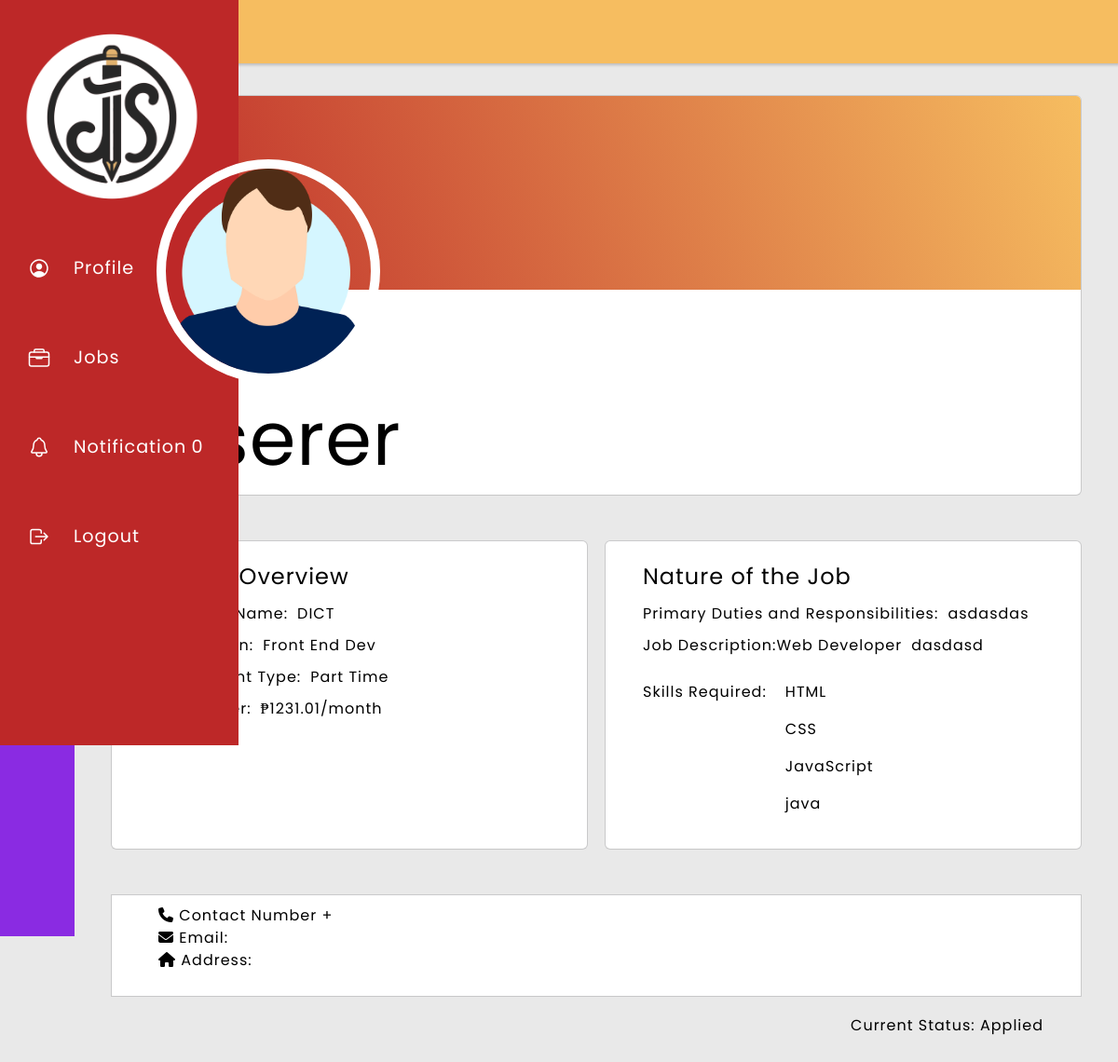
The app's page /applicant-view-job/21/ (signed in) with its own data.
### main/models.py (models this page shows, shortened)
class Job_Post(models.Model):
    profile = models.ForeignKey(Profile, on_delete=models.CASCADE, null=True, related_name='job_posts')
    title = models.CharField(max_length=255)
    company_name = models.CharField(max_length=255)
    job_position = models.CharField(max_length=255)
    address = models.CharField(max_length=255)
    PART_TIME = 'Part Time'
    FULL_TIME = 'Full Time'
    EMPLOYMENT_TYPE_CHOICES = [
        (PART_TIME, 'Part Time'),
        (FULL_TIME, 'Full Time'),
    ]
    employment_type = models.CharField(
        max_length=20,
        choices=EMPLOYMENT_TYPE_CHOICES,
        default=FULL_TIME,
    )
    salary_offer = models.DecimalField(max_digits=10, decimal_places=2)
    primary_duties = models.TextField()
    job_description = models.TextField()
    field_of_expertise = models.ManyToManyField('Field_of_Expertise', blank=True)
    skills_recommended = models.ManyToManyField('Skill', blank=True)
    created_at = models.DateTimeField(auto_now_add=True)

class Field_of_Expertise(models.Model):
    name = models.CharField(max_length=255, unique=True)

class Skill(models.Model):
    name = models.CharField(max_length=255, unique=True)

class Job_Application(models.Model):
    APPLIED = 'applied'
    ACCEPTED = 'accepted'
    REJECTED = 'rejected'
    STATUS_CHOICES = [
        (APPLIED, 'Applied'),
        (ACCEPTED, 'Accepted'),
        (REJECTED, 'Rejected'),
    ]
    user = models.ForeignKey(User, on_delete=models.CASCADE, default=User.objects.first().id)
    job_post = models.ForeignKey(Job_Post, on_delete=models.CASCADE)
    status = models.CharField(max_length=255, choices=STATUS_CHOICES, default=APPLIED)
    timestamp = models.DateTimeField(auto_now_add=True)

### main/views.py (the view)
# urls.py: path('applicant-view-job/<int:job_post_id>/', views.applicantViewJob, name='applicantViewJob'),
@login_required
@user_passes_test(is_applicant, login_url='/unauthorized_access/')
def applicantViewJob(request, job_post_id):
    job_post = get_object_or_404(Job_Post, id=job_post_id)
    user = request.user
    application = Job_Application.objects.filter(user=user, job_post=job_post).first()
    if application:
        current_status = application.get_status_display()
    else:
        if request.method == 'POST':
            Job_Application.objects.create(user=user, job_post=job_post)
            return redirect('applicant-view-job', job_post_id=job_post.id)
        current_status = None
    unread_notification_count = Notifications.objects.filter(user=user, read=False).count()
    return render(
        request,
        "main/Applicant/applicant-view-ad.html",
        {
            'job_post': job_post,
            'unread_notification_count': unread_notification_count,
            'current_status': current_status,
        }
    )

### main/views.py (called while the page is built)
def is_applicant(user):
    return user.profile.user_type == 'Applicant' if hasattr(user, 'profile') else False

### main/templates/main/Applicant/applicant-view-ad.html (shortened to what this page needs)
{% load static %}
<html>
    <head>
        <link rel="stylesheet" href="https://cdn.jsdelivr.net/npm/bootstrap@4.0.0/dist/css/bootstrap.min.css">
        <link rel="stylesheet" type="text/css" href="{% static 'css/company-profile.css' %}">
    </head>
    <body>
        <div class="main-container">
            <div class="flex-container">
                <div class="popup-nav">
                    <div class="logo">
                        <img src="{% static 'img/JobPortal Logo Emblem White-BG.png' %}" alt="Cosmedic">
                    </div>
                    <ul class="navbar-nav">
                        <li class="nav-item">
                            <a href="{% url 'applicantProfile' %}" class="nav-link">
                                <ion-icon name="person-circle-outline"></ion-icon>
                                <span class="nav-text">Profile</span>
                            </a>
                        </li>
                        <li class="nav-item">
                            <a href="{% url 'applicantHome' %}" class="nav-link">
                                <ion-icon name="briefcase-outline"></ion-icon>
                                <span class="nav-text">Jobs</span>
                            </a>
                        </li>
                        <li class="nav-item">
                            <a href="{% url 'applicantNotif' %}" class="nav-link">
                                <ion-icon name="notifications-outline"></ion-icon>
                                <span class="nav-text">Notification</span>
                                <span class="nav-text">{{ unread_notification_count }}</span>
                            </a>
                        </li>
                        <li class="nav-item">
                            <a href=""  class="nav-link" data-toggle="modal" data-target="#logoutModal">
                                <ion-icon name="log-out-outline"></ion-icon>
                                <span class="nav-text">Logout</span>
                            </a>
                        </li>
                    </ul>
                </div>
            </div>
            <div class="right-container">
                <div class="profile-header">
                    <span>Profile</span>
                </div>
                <div class="profile-container">
                    <div class="flex-profile">
                        <div class="name">
                            <div class="top-design"></div>
                            <div class="pic-container">
                                {% if job_post.profile.profile_pic %}
                                    <img class="profile-pic pic" src="{{ job_post.profile.profile_pic.url }}" alt="Profile Picture">
                                {% else %}
                                    <img class="profile-pic pic" src="{% static 'img/placeholder.png' %}" alt="Profile Picture">
                                {% endif %}
                            </div>
                            <span class="profile-name">{{ job_post.title }}</span>
                        </div>
                        <div class="flex-personal-info">
                            <div class="peronal-info-container">
                                <span class="profile-info-h1">Job Ad Overview</span>
                                <div class="info-container">
                                    <span class="profile-info-h2">Company Name: </span>
                                    <span class="profile-info">{{ job_post.company_name }}</span>
                                </div>
                                <div class="info-container">
                                    <span class="profile-info-h2">Job Position: </span>
                                    <span class="profile-info">{{ job_post.job_position }}</span>
                                </div>
                                <div class="info-container">
                                    <span class="profile-info-h2">Employment Type: </span>
                                    <span class="profile-info">{{ job_post.employment_type }}</span>
                                </div>
                                <div class="info-container">
                                    <span class="profile-info-h2">Salary Offer: </span>
                                    <span class="profile-info">₱{{ job_post.salary_offer }}/month</span>
                                </div>
                            </div>
                            <div class="peronal-exp-container">
                                <span class="profile-info-h1">Nature of the Job</span>
                                <div class="info-container">
                                    <span class="profile-info-h2">Primary Duties and Responsibilities: </span>
                                    <span class="profile-info">{{ job_post.primary_duties }}</span>
                                </div>
                                <div class="info-container">
                                    <span class="profile-info-h2">Job Description: </span>
                                    {% for field_of_expertise in job_post.field_of_expertise.all %}
                                        <p class="tag">{{ field_of_expertise.name }}</p>
                                    {% endfor %}
                                    <span class="profile-info">{{ job_post.job_description }}</span>
                                </div>
                                <div class="info-container">
                                    <span class="profile-info-h2">Skills Required: </span>
                                    <div class="tags" id="job-tags-container">
                                        {% for skill_recommended in job_post.skills_recommended.all %}
                                            <p class="tag">{{ skill_recommended.name }}</p>
                                        {% endfor %}
                                    </div>
                                </div>
                            </div>
                        </div>
                        <div class="contact-container">
                            <ul>
                                <li>
                                    <span class="icon"><i class="fa fa-phone" aria-hidden="true"></i>
                                    </span>
                                    <span class="text">Contact Number</span>
                                    <span class="text">+{{ job_post.profile.phone_number }}</span>
                                </li>
                                <li>
                                    <span class="icon"><i class="fa fa-envelope" aria-hidden="true"></i>
                                    </span>
                                    <span class="text">Email: </span>
                                </li>
                                <li>
                                    <span class="icon"><i class="fa fa-home" aria-hidden="true"></i></span>
                                    <span class="text">Address: </span>
                                </li>
                             </ul>
                        </div>
                    </div>
                    <div class="flex-edit">
                        <div class="edit-container">
                            <a>
                                {% if current_status %}
                                    <p>Current Status: {{ current_status }}</p>
                                {% else %}
                                    <form method="post" action="{% url 'applicantViewJob' job_post.id %}">
                                        {% csrf_token %}
                                        <button type="submit">Apply for this job</button>
                                    </form>
                                {% endif %}
                            </a>
                        </div>
                    </div>
                </div>
            </div>
    </body>
</html>

### main/static/css/company-profile.css (style rules this page uses)
body { padding: 0; margin: 0; color: #000; background: #e9e9e9; font-family: Poppins; letter-spacing: 1px; }
.main-container { position: relative; width: 100%; height: 1005px; margin: 0 auto; }
.flex-container { position: fixed; display: flex; width: 5rem; height: 1005px; padding: 0; background: blueviolet; transition: 2s; }
.popup-nav { margin: 0; width: 5rem; height: 100vh; position: fixed; background-color: #bd2828; transition: 1s ease; font-size: 1.2rem; }
.navbar-nav { list-style: none; padding: 0; margin: 0; display: flex; flex-direction: column; align-items: center; }
.logo img { position: relative; margin: 10px 0 0 5px; padding-left: 0; max-width:100%; width: 90%; height: auto; transform: scale(1,1); }
.nav-item { width: 100%; margin: 0 0 0 10px; padding: 0 5px; }
.nav-link { display: flex; align-items: center; height: 6rem; color: #fff; text-decoration: none; transition: 2s; }
.nav-text { display: none; margin-left: 5px; transition: 2s; }
.nav-link ion-icon { font-size: 1.5rem; min-width: 2rem; margin: 0 1rem; }
.right-container { margin-left: 5rem; width: cal(100%-5rem); height: 100%; max-height: 5000px; transition: .5s; }
.profile-header { padding: 10px 20px; background: #f6bd60; box-shadow: 0px 0px 3px 2px rgba(0,0,0,0.2); }
.profile-header span { margin: 0 30px; font-size: 2rem; }
.profile-container { width: max(50%,cal(100%-5rem)); height: 900px; margin: 5px 0; padding: 30px; background: #e9e9e9; }
.name { width: cal(100%-5rem); margin: 0 10px 30px; background: #fff; border-radius: 5px; box-shadow: rgba(0, 0, 0, 0.02) 0px 1px 3px 0px, rgba(27, 31, 35, 0.15) 0px 0px 0px 1px; }
.top-design { width: 100%; height: 13rem; margin: 0 0 100px 0; background: linear-gradient(70deg, #bd2828, #f6bd60); border-top-right-radius: 5px; border-top-left-radius: 5px; }
.profile-pic { position: absolute; left: 14%; top: 17%; width: 15rem; height: 15rem; border: solid 10px #fff; border-radius: 50%; background-repeat: no-repeat; background-position: center center; background-size: cover }
.profile-name { margin: 0 50px; font-size: 5rem; }
.contact-container { margin: 0 10px; padding: 10px; background: #fff; box-shadow: rgba(0, 0, 0, 0.02) 0px 1px 3px 0px, rgba(27, 31, 35, 0.15) 0px 0px 0px 1px; }
ul { list-style: none; }
.flex-personal-info { margin: 50px 0 ; width: cal(100%-5rem); display: flex; justify-content: space-between; flex-wrap: wrap; }
.peronal-info-container { width: 40%; display: flex; margin: 0 10px; padding: 20px 40px; justify-content:start; flex-direction: column; flex-grow: 1; background: #fff; border-radius: 5px; box-shadow: rgba(0, 0, 0, 0.02) 0px 1px 3px 0px, rgba(27, 31, 35, 0.15) 0px 0px 0px 1px; }
.peronal-exp-container { width: 40%; display: flex; margin: 0 10px; padding: 20px 40px; justify-content:start; flex-direction: column; flex-grow: 1; background: #fff; border-radius: 5px; box-shadow: rgba(0, 0, 0, 0.02) 0px 1px 3px 0px, rgba(27, 31, 35, 0.15) 0px 0px 0px 1px; }
.info-container { display: flex; margin: 10px 0 0; background: #fff; }
.profile-info-h1 { font-size: 1.5rem; }
.profile-info { margin: 0 10px; }
.flex-edit { display: flex; justify-content: end; }
.edit-container { margin: 0 10px; padding: 20px 40px; }

### records on screen
Job_Post: title "Userer", company_name "DICT", job_position "Front End Dev", employment_type "Part Time", salary_offer "1231.01", primary_duties "asdasdas", job_description "dasdasd"
Field_of_Expertise: name "Web Developer"
Skill: name "HTML"
Skill: name "CSS"
Skill: name "JavaScript"
Skill: name "java"
Job_Application: status "Applied"

### other values on screen
{{ unread_notification_count }} "0"
